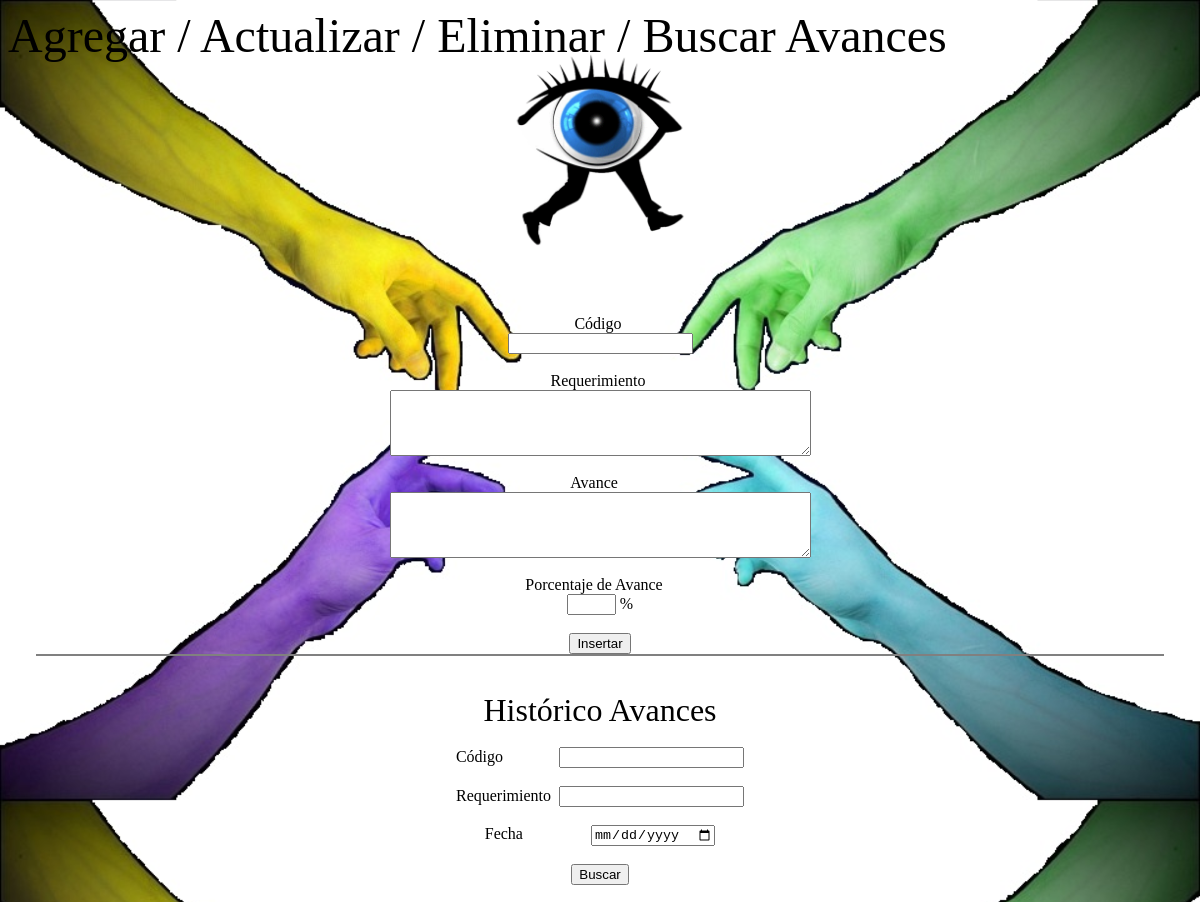
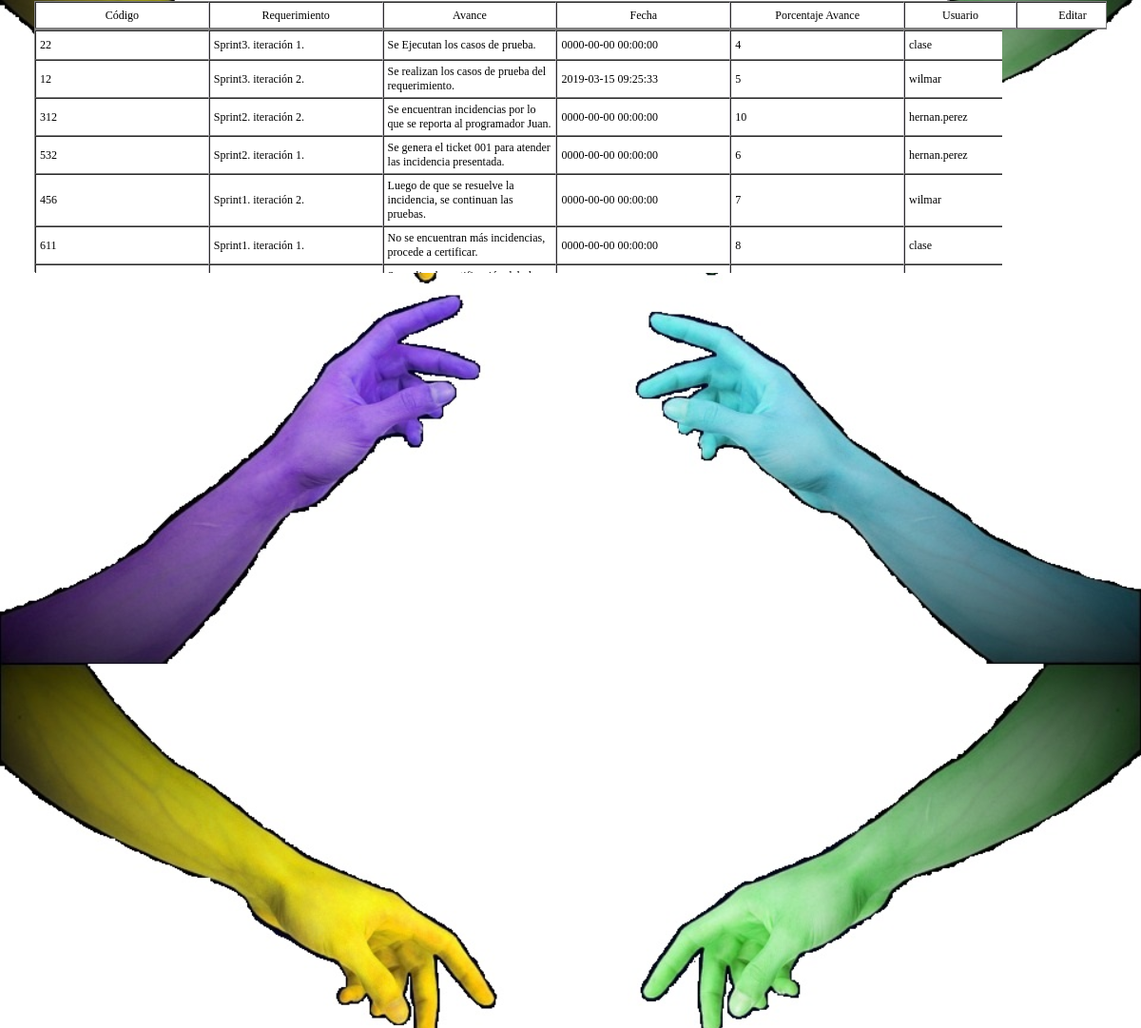
/avance1.php (signed in), run on the app's committed database (2 pictures, top to bottom).
### tables this page shows
CREATE TABLE tbavances (
  id int(11) PRIMARY KEY AUTO_INCREMENT,
  codigo int(11) NOT NULL,
  requerimiento varchar(50) NOT NULL,
  avance longtext NOT NULL,
  fecha datetime NOT NULL,
  porcentaje_avance int(3) NOT NULL,
  id_usuario int(11) NOT NULL,
  KEY id_usuario (id_usuario),
  CONSTRAINT tbavances_ibfk_1 FOREIGN KEY (id_usuario) REFERENCES usuarios (id)
);

CREATE TABLE usuarios (
  id int(11) PRIMARY KEY AUTO_INCREMENT,
  nombre varchar(300) NOT NULL,
  apellidos varchar(300) NOT NULL,
  usuarios varchar(50) NOT NULL,
  clave varchar(50) NOT NULL
);

### avance1.php (the view, shortened to what this page needs)
<?php
include('bd/conexion_log.php');
$codigoParam = null;
$requerimientoParam = null;
$fechaParam = null;
?>
<html>
	<head>
	</head>
	<body>
		<marquee><font size="7" color="black">Agregar / Actualizar / Eliminar / Buscar Avances</font></marquee>
		<br /><br />
		<div class="container">
			<div class="div-img">
				<img class="img" src="img/logo.gif" title="ava" alt="ava">
			</div>
		</div>
		<br /><br /><br /><br />
		<br /><br /><br /><br />
		<br /><br /><br /><br />
		<center>
			<form name="form" id="form"  action="" method="post" onsubmit="return false;">
				<font color="black">Código</font>&nbsp;<br />
				<input type="text" name="codigo" id="codigo" required>
				<br /><br />
				<font color="black">Requerimiento</font>&nbsp;<br />
				<textarea name="requerimiento" id="requerimiento" rows="4"  cols="50"></textarea>
				<br /><br />
				<font color="black">Avance</font>&nbsp; &nbsp;<br />
				<textarea name="avance" id="avance" rows="4"  cols="50"></textarea>
				<br /><br />
				<font color="black">Porcentaje de Avance</font>&nbsp; &nbsp;<br />
				<input type="text" name="porcentaje_avance" id="porcentaje_avance" size="3" required> %
				<br /><br />
				<table>
					<tr>
						<input type="submit" name="bti" value="Insertar" onclick="insertar();" >
					</tr>
				</table>
				<br /><br />
				<font size=6 color="black">Histórico Avances</font>
				<br /><br />
				<font>Código</font>
				<input type="text" id="buscarXCodigo" name="buscarXCodigo" value="<?php echo $codigoParam?>" />
				<br /><br />
				<font>Requerimiento</font>&nbsp;
				<input type="text" id="buscarXRequerimiento" name="buscarXRequerimiento" value="<?php
				echo $requerimientoParam?>" /><br /><br />
				<font>Fecha</font>
				<input type="date" id="buscarXfecha" name="buscarXfecha" value="<?php echo $fechaParam?>" /><br /><br />
				<button id="buscar" value="Buscar" onclick="buscarAvance();">Buscar</button><br /><br />
				<?php
				$sqlCodigo = '';
				$sqlRequerimiento = '';
				$sqlFecha = '';
				$sql = "SELECT av.*, us.usuarios
					FROM tbavances av
						JOIN usuarios us ON av.id_usuario = us.id
					WHERE 1 = 1"
						. $sqlCodigo
						. $sqlRequerimiento
						. $sqlFecha . "
					ORDER BY av.id";
				$result = $conn->query($sql);
				$total = $result->num_rows;
				if ($total > 0) {?>
					<table border="1">
						<tr>
							<td align="center" bgcolor="white">Código</td>
							<td align="center" bgcolor="white">Requerimiento</td>
							<td align="center" bgcolor="white">Avance</td>
							<td align="center" bgcolor="white">Fecha</td>
							<td align="center" bgcolor="white">Porcentaje Avance</td>
							<td class="tdAction" align="center" bgcolor="white">Usuario</td>
							<td class="tdAction" align="center" bgcolor="white">Editar</td>
						</tr>
					</table>
					<table border="1"><?php
						for ($i = 1; $i <= $total;$i++) {
							$row = $result->fetch_assoc();
							$id_c = $row["id"];
							$codigo_c = $row["codigo"];
							$requerimiento_c = $row["requerimiento"];
							$avance_c = $row["avance"];
							$fecha_c = $row["fecha"];
							$porcentaje_avance_c = $row["porcentaje_avance"];
							$idUsuario = $row["usuarios"];
							?>
							<tr>
								<td bgcolor="white"><?php echo $codigo_c?></td>
								<td bgcolor="white"><?php echo utf8_encode($requerimiento_c)?></td>
								<td bgcolor="white"><?php echo utf8_encode($avance_c)?></td>
								<td bgcolor="white"><?php echo $fecha_c?></td>
								<td bgcolor="white"><?php echo $porcentaje_avance_c?></td>
								<td class="tdAction" bgcolor="white"><?php echo $idUsuario?></td>
								<td class="tdAction"><input type=button value='Editar' onclick="editar('<?php echo $id_c?>',
								'<?php echo $codigo_c?>', '<?php echo base64_encode($avance_c)?>',
								'<?php echo base64_encode($requerimiento_c)?>', '<?php base64_encode($fecha_c)?>',
								'<?php echo $porcentaje_avance_c?>');"></td>
							</tr><?php
						}?>
					</table><?php
				}?>
			</form>
					<canvas class="chart" id="chart1"></canvas>
					<script>
						var chart1 = document.getElementById('chart1');
						var myChart1 = new Chart(chart1, {
							type: 'bar',
							data: {
								/* '$idUsuario' entre tags php */
								labels: ['Usuario 1', 'Usuario 2', 'Usuario 3', 'Usuario 4', 'Usuario 5', 'Usuario 6'],
								datasets: [{
									/* '$porcentaje_avance_c' entre tags php  */
									label: 'Porcentaje Usuarios',
									data: [50, 0, 85, 38, 23, 44],
									backgroundColor: [
										'rgba(255, 99, 132, 0.2)',
										'rgba(54, 162, 235, 0.2)',
										'rgba(255, 206, 86, 0.2)',
										'rgba(75, 192, 192, 0.2)',
										'rgba(153, 102, 255, 0.2)',
										'rgba(255, 159, 64, 0.2)'
									],
									borderColor: [
										'rgba(255, 99, 132, 1)',
										'rgba(54, 162, 235, 1)',
										'rgba(255, 206, 86, 1)',
										'rgba(75, 192, 192, 1)',
										'rgba(153, 102, 255, 1)',
										'rgba(255, 159, 64, 1)'
									],
									borderWidth: 1
								}]
							},
							options: {
								scales: {
									yAxes: [{
										ticks: {
											beginAtZero: true
										}
									}]
								}
							}
						});
				<?php/*
				}*/?>
					</script>
		</center>
	</body>
</html>

### css/estilos.css (style rules this page uses)
.container { width: 200px; height: 200px; position: absolute; left: 0; right: 0; margin: 0 auto; top: 20px; }
.div-img { display: block; margin-left: auto; margin-right: auto; }
.div-img .img { display: block; margin-left: auto; margin-right: auto; width: 100%; transform: scale(1); -ms-transform: scale(1); -moz-transform: scale(1); -webkit-transform: scale(1); -o-transform: scale(1); -webkit-transition: all 500ms ease-in-out; -moz-transition: all 500ms ease-in-out; -ms-transition: all 500ms ease-in-out; -o-transition: all 500ms ease-in-out; }

### avance1.php (style rules this page uses)
html { background: url(img/fondo.jpg); background-size: 100%; }
table { border-spacing: 0; display: flex; max-height: 40vh; overflow-y: auto; overflow-x: auto; table-layout: fixed; width: 94vw; border:1px solid gray; }
th,td { font-weight: normal; margin: 0; max-width: 14.4vw; min-width: 14.4vw; word-wrap: break-word; font-size: 12px; height: 3.5vh !important; padding: 4px; border-right: 1px solid #c4c0c9; }
td.tdAction { max-width: 9vw; min-width: 9vw; }
tr:nth-child(2n) { background: none repeat scroll 0 0 #edebeb; }
.chart { width: 90% !important; height: 90% !important; }

### data on the page
tbavances: codigo "22", requerimiento "Sprint3. iteración 1.", avance "Se Ejecutan los casos de prueba.", fecha "0000-00-00 00:00:00", porcentaje_avance "4", id_usuario.usuarios "clase"
tbavances: codigo "12", requerimiento "Sprint3. iteración 2.", avance "Se realizan los casos de prueba del requerimiento.", fecha "2019-03-15 09:25:33", porcentaje_avance "5", id_usuario.usuarios "wilmar"
tbavances: codigo "312", requerimiento "Sprint2. iteración 2.", avance "Se encuentran incidencias por lo que se reporta al programador Juan.", fecha "0000-00-00 00:00:00", porcentaje_avance "10", id_usuario.usuarios "hernan.perez"
tbavances: codigo "532", requerimiento "Sprint2. iteración 1.", avance "Se genera el ticket 001 para atender las incidencia presentada.", fecha "0000-00-00 00:00:00", porcentaje_avance "6", id_usuario.usuarios "hernan.perez"
tbavances: codigo "456", requerimiento "Sprint1. iteración 2.", avance "Luego de que se resuelve la incidencia, se continuan las pruebas.", fecha "0000-00-00 00:00:00", porcentaje_avance "7", id_usuario.usuarios "wilmar"
tbavances: codigo "611", requerimiento "Sprint1. iteración 1.", avance "No se encuentran más incidencias, procede a certificar.", fecha "0000-00-00 00:00:00", porcentaje_avance "8", id_usuario.usuarios "clase"
tbavances: avance "Se realiza la certificación del plan de pruebas, el informe se encuentra en el link…", fecha "0000-00-00 00:00:00"
